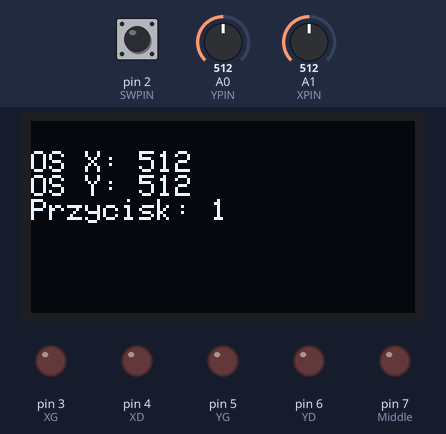
Bench run of a sketch on a simulated Arduino Uno, built with avr-gcc and run on an emulated ATmega328P. On the bench: 128×64 one-colour display, output pins drawn as LEDs (lit = HIGH). Dashed ring = blinking. Inputs (shaded band) come from the test bench; at power-on: A0 (YPIN) = 512, pin 2 (SWPIN) HIGH, A1 (XPIN) = 512. Random numbers use the default seed unless the sketch sets one; what the sketch prints to the serial monitor is not drawn.

Above: at 1.2 s.
1.3 s: A0 (YPIN) set to 0
At 2.5 s:
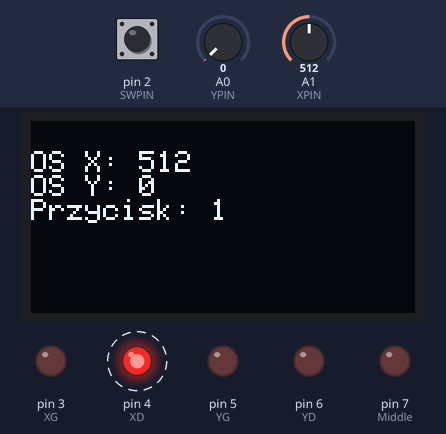
4.3 s: pin 2 (SWPIN) pulled LOW for 1 s
At 5.7 s:
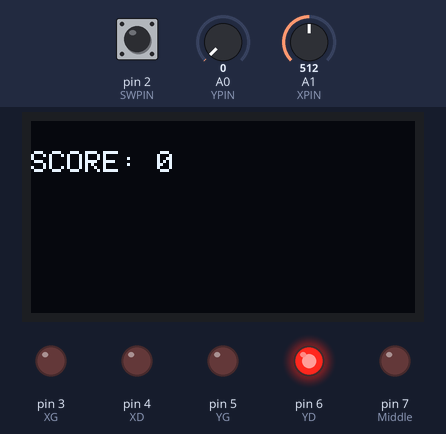
7.7 s: A1 (XPIN) set to 1023
10.7 s: pin 2 (SWPIN) pulled LOW for 3.2 s
At 12.2 s:
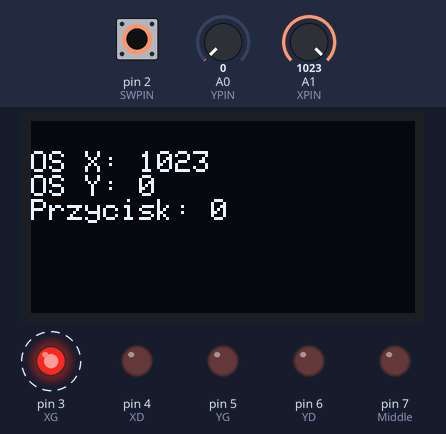
16.9 s: A0 (YPIN) set to 122
At 18.1 s:
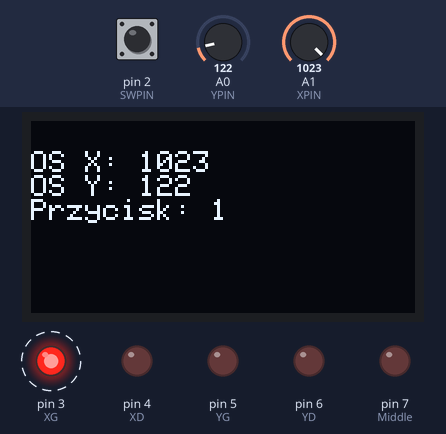
19.0 s: A1 (XPIN) set to 1008
At 20.7 s:
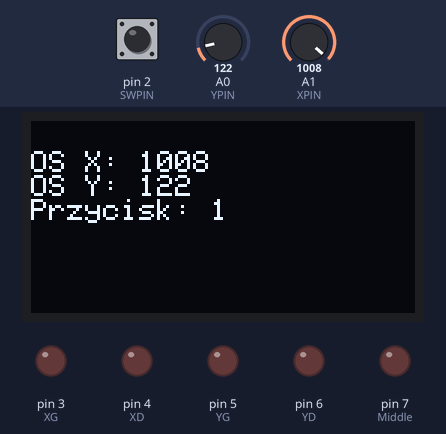
Timing chart, 0 to 22.1 s (numbered marks = the images above; inputs shaded):
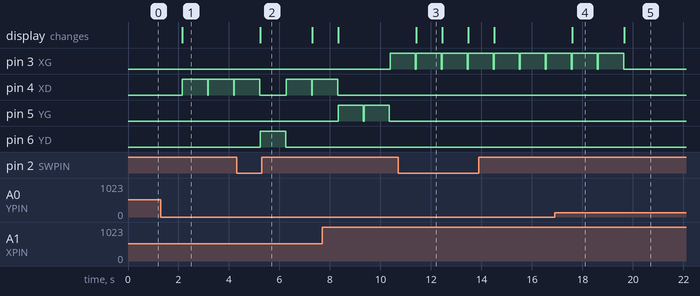

Measured:
- the behaviour switches between 1023 and 1022 on A1 (XPIN) (found by bisection; images 4 and 5)
- after the input at 1.3 s, pin 4 (XD): alternates HIGH for 1.0 s and LOW for 0.03 s, starting after 0.85 s; the display: changes after 0.85 s (image 1)
- after the input at 4.3 s, pin 6 (YD): LOW → HIGH after 0.94 s, → LOW 1.0 s later; the display: changes after 0.94 s (image 2)
- after the input at 16.9 s, the display: changes after 0.69 s (image 4)
- after the input at 19.0 s, the display: changes after 0.66 s (image 5)
- by itself, pin 3 (XG), pin 5 (YG): alternates HIGH for 1.0 s and LOW for 0.03 s
- what the display in image 3 shows lasts 1.0 s, from 11.4 s to 12.4 s

The sketch:

index.ino
```cpp
//07.12.2023 Kamil Kosmela
#include <Wire.h>
#include <Adafruit_GFX.h>
#include <Adafruit_SSD1306.h>

#define SCREEN_WIDTH 128 // OLED display width, in pixels
#define SCREEN_HEIGHT 64 // OLED display height, in pixels

// Declaration for an SSD1306 display connected to I2C (SDA, SCL pins)
#define OLED_RESET     4 // Reset pin # (or -1 if sharing Arduino reset pin)
Adafruit_SSD1306 display(SCREEN_WIDTH, SCREEN_HEIGHT, &Wire, OLED_RESET);
#define YPIN A0
#define XPIN A1
#define SWPIN 2
#define XG 3
#define XD 4
#define YG 5
#define YD 6
#define Middle 7
boolean gra = false;
int punkty = 0;
int ranNum;
int ranDel;
void setup() {
Serial.begin(115200);
if(!display.begin(SSD1306_SWITCHCAPVCC, 0x3C)) { // Address 0x3D for 128x64
  Serial.println(F("SSD1306 allocation failed"));
  for(;;);}
display.clearDisplay();
display.setTextSize(1);
display.setTextColor(WHITE);
display.setCursor(0, 10);
display.print("OS X: ");
display.println(analogRead(XPIN));
display.print("OS Y: ");
display.println(analogRead(YPIN));
display.print("Przycisk: ");
display.print(digitalRead(SWPIN));
display.display();

// Display static text

pinMode(SWPIN, INPUT);
digitalWrite(SWPIN, HIGH);
pinMode(XG, OUTPUT);
pinMode(XD, OUTPUT);
pinMode(YG, OUTPUT);
pinMode(YD, OUTPUT);
pinMode(Middle, OUTPUT);
}

void loop() {
Serial.print("\nPrzycisk: ");
Serial.println(digitalRead(SWPIN));
Serial.print("Oś X: ");
Serial.println(analogRead(XPIN));
Serial.print("Oś Y: ");
Serial.println(analogRead(YPIN));
Serial.print("\n\n ");
display.clearDisplay();
display.setCursor(0, 10);
display.print("OS X: ");
display.println(analogRead(XPIN));
display.print("OS Y: ");
display.println(analogRead(YPIN));
display.print("Przycisk: ");
display.print(digitalRead(SWPIN));
display.display();
if (analogRead(XPIN) == 1023)
{
  digitalWrite(XG, HIGH);
}
else if (analogRead(YPIN) == 0)
{
  digitalWrite(XD, HIGH);
}
else if (analogRead(XPIN) == 0)
{
  digitalWrite(YD, HIGH);
}
else if (analogRead(YPIN) == 1023)
{
  digitalWrite(YG, HIGH);
}
else if (digitalRead(SWPIN) == 0)
{
  digitalWrite(Middle, HIGH);
}


delay(1000);
digitalWrite(XG, LOW);
digitalWrite(YG, LOW);
digitalWrite(XD, LOW);
digitalWrite(YD, LOW);
digitalWrite(Middle, LOW);
if (digitalRead(SWPIN) == 0){ //toggle between  manual and automatic
  gra = true;
}
if (gra == true){
  trybGry();
}
}
void trybGry(){
  gra = true;
  while (gra == true){
  display.clearDisplay();
  display.setCursor(0, 10);
  display.print("SCORE: ");
  display.print(punkty);
  display.display();
  //Generate random number between 8 and 10
  ranNum=random(3,7);
  //Turn on the LED
  digitalWrite(ranNum, HIGH);
  if (analogRead(XPIN) == 1023  && digitalRead(XG) == HIGH)
  {
    punkty += 1;
  }
  else  if (analogRead(YPIN) == 0  && digitalRead(XD) == HIGH)
  {
    punkty += 1;
  }
  else  if (analogRead(XPIN) == 0  && digitalRead(YD) == HIGH)
  {
    punkty += 1;
  }
  else  if (analogRead(YPIN) == 1023  && digitalRead(YG) == HIGH)
  {
    punkty += 1;
  }
  delay(1000);
  digitalWrite(ranNum, LOW);
  if (digitalRead(SWPIN) == 0){ //toggle between  manual and automatic
    gra = false;
  }
  if (digitalRead(SWPIN) == 0)
  {
    loop();
  }
}}
```
